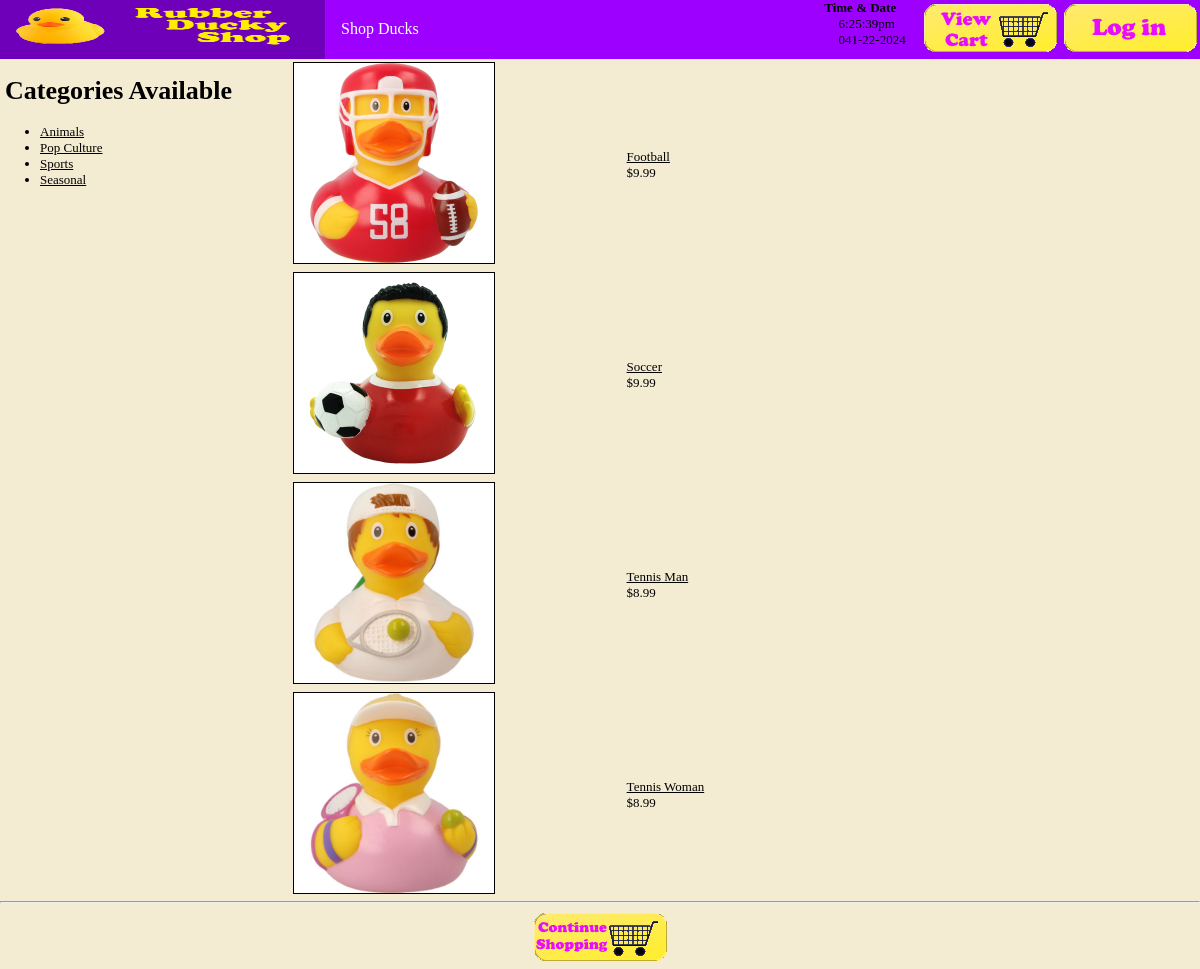
/show_cat.php?catid=3, run on the app's committed database.
### tables this page shows
create table categories
(
  catid int unsigned not null auto_increment primary key,
  catname char(60) not null
);

create table product
(
   productid char(7) not null primary key,
   title char(100),
   catid int unsigned,
   price float(4,2) not null,
   description varchar(255)
);

### product_fns.php (called while the page is built, shortened)
<?php
function get_categories() {
   $conn = db_connect();
   $query = "select catid, catname from categories";
   $result = @$conn->query($query);
   $result = db_result_to_array($result);
   return $result;
}
function get_products($catid) {
   $conn = db_connect();
   $query = "select * from product where catid = '".$conn->real_escape_string($catid)."'";
   $result = @$conn->query($query);
   $result = db_result_to_array($result);
   return $result;
}
?>

### output_fns_duck.php (the view, shortened to what this page needs)
<?php
function do_html_header($title = '') {
?>
  <!DOCTYPE html>
  <html>
  <head>
	<link rel="stylesheet" type="text/css" href="src/navbar.css">
  </head>
  <body onload="startTime()">
  <div class="navbar">
  <a href="index.php"><img src="images/ducky.png" alt="Rubber Duck Shop" border="0"
    class="button"   height="55" width="325"/></a>
  <div class="dropdown"style="border:5px">
    <button class="dropbtn"> Shop Ducks
    </button>
	<?php
		$cat_array = get_categories();
	?>
  </div>
  <div class="floatright">
  <?php
     if(isset($_SESSION['admin_user'])) {
       display_button('admin.php', 'admin-menu', 'Admin Menu');
     } else {
       display_button('show_cart.php', 'view-cart', 'View Your Shopping Cart');
     }
  ?>
  <?php
	if((isset($_SESSION['admin_user']))or(isset($_SESSION['user']))) {
		display_button('logout.php', 'log-out', 'Log Out');
	} else {
		display_button('login.php', 'login', 'Log into your account');
	}
  ?>
  </div>
  <div class="floatright"><strong>Time & Date</strong><div id="clock" style="margin:0px 14.3px;"></div></div>
  </div>
<?php
}
function do_html_footer() {
?>
  </body>
  </html>
<?php
}
?>
<?php
function do_html_URL($url, $name) {
?>
  <a href="<?php echo htmlspecialchars($url); ?>"><?php echo htmlspecialchars($name, ENT_QUOTES); ?></a><br />
<?php
}
?>
<?php
function do_html_URL_img($url, $imgLink) {
?>
  <a href="<?php echo htmlspecialchars($url); ?>"><img <?php echo htmlspecialchars($imgLink, ENT_NOQUOTES); ?>></a><br />
<?php
}
function display_categories($cat_array) {
  echo "<ul>";
  foreach ($cat_array as $row)  {
    $url = "show_cat.php?catid=".urlencode($row['catid']);
    $title = $row['catname'];
    echo "<li>";
    do_html_url($url, $title);
    echo "</li>";
  }
  echo "</ul>";
}
function display_products($product_array) {
  if (!is_array($product_array)) {
    echo "<p>No products currently available in this category</p>";
  } else {
?>
<div>
<div class="sidebar">
<?php
$cat_array = get_categories();
 echo "<h1 style=\"padding-left:5px;\">Categories Available</h1>";
 display_categories($cat_array);
?>
</div>
<div class="productblock">
<?php
    echo "<table width=\"100%\" border=\"0\">";
    foreach ($product_array as $row) {
      $url = "show_product.php?productid=" . urlencode($row['productid']);
      echo "<tr><td width=\"40%\">";
      if (@file_exists("images/{$row['productid']}.jpg")) {
        $title = "src=images/". htmlspecialchars($row['productid']) .'.jpg
                  style="border:1px solid black; height: 200px; width: 200px; margin-left:50px;"';
        do_html_URL_img($url, $title);
      } else {
        $title = "src=\"images/placeholder.jpg\"
                  style=\"border:1px solid black; height: 200px; width: 200px; margin-left:50px;\"";
        do_html_URL_img($url, $title);;
      }
      echo "</td><td>";
	  echo "$".htmlspecialchars($row['price']);
      echo "</td></tr>";
    }
    echo "</table>";
  }
?>
</div>
</div>
<?php
  echo "<hr />";
}
?>
<?php
function display_button($target, $image, $alt) {
  echo "<a href=\"".htmlspecialchars($target)."\" class=\"button\" style=\"padding:2.5px;\">
          <img src=\"images/".htmlspecialchars($image).".gif\"
           alt=\"".htmlspecialchars($alt)."\" border=\"0\" height=\"50\"
           width=\"135\"/></a>";
}
?>

### src/navbar.css (style rules this page uses)
.button { padding: 0px; text-align:center; }
.floatright { position:relative; float:right; }
.sidebar { position:relative; float:left; width:20%; background:transparent; }
.productblock { position:relative; float:left; width:80%; background:transparent; }
.navbar { overflow: hidden; background-color: #9D00FF; font-family: Cooper Black; }
.navbar a { float: left; font-size: 16px; color: white; text-align: center; text-decoration: none; }
.dropdown { float: left; overflow: hidden; }
.dropdown .dropbtn { font-size: 16px; border: none; outline: none; color: white; padding: 20.3px 16px; background-color: inherit; font-family: inherit; margin: 0; }

### output_fns_duck.php (style rules this page uses)
body { font-family: Cooper Black; font-size: 13px ; margin: 0px ; background-color:#F4ECD2 }
li, td { font-family: Cooper Black; font-size: 13px }
hr { color: #FF0000; width=70%; text-align:center }
a { color: #000000 }

### data on the page
categories: catname "Animals"
categories: catname "Pop Culture"
categories: catname "Sports"
categories: catname "Seasonal"
product: productid (picture), title "Football", price "9.99"
product: productid (picture), title "Soccer", price "9.99"
product: productid (picture), title "Tennis Man", price "8.99"
product: productid (picture), title "Tennis Woman", price "8.99"
